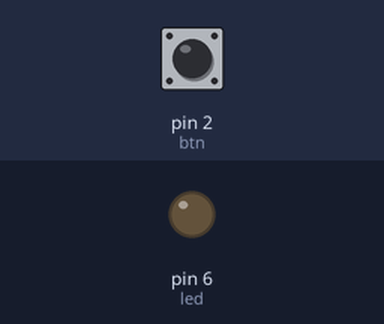
Bench run of a sketch on a simulated Arduino Uno, built with avr-gcc and run on an emulated ATmega328P. Shown: output pins drawn as LEDs (lit = HIGH). The inputs (shaded band) are chosen by the test bench; at power-on: pin 2 (btn) LOW.

Above: at 1.2 s.
1.3 s: pin 2 (btn) pulled HIGH for 0.15 s
At 2.4 s:
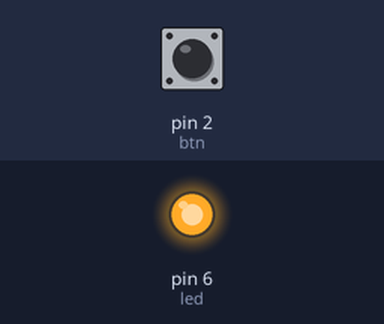
2.9 s: pin 2 (btn) pulled HIGH for 1 s
At 3.6 s:
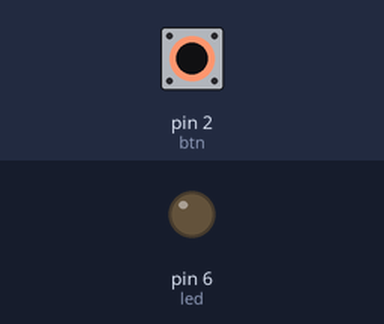
5.4 s: pin 2 (btn) pulled HIGH for 3.2 s
At 6.7 s:
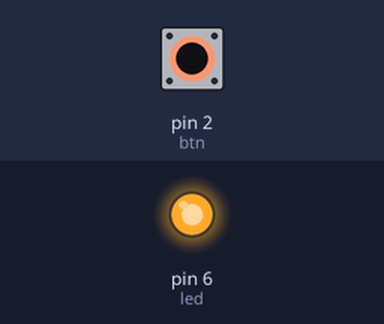
Timing chart, 0 to 8.4 s (numbered marks = the images above; inputs shaded):
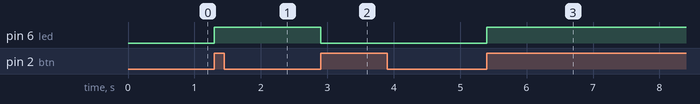

The sketch:

Led_interrupt.ino
```cpp
const int led = 6;
const int btn=2;
int ledstate=LOW;
bool statechange=false;
void btnpressed(){
  ledstate=(ledstate==LOW)?HIGH:LOW;
  statechange=true;
}
void setup() {
pinMode(led,OUTPUT);
pinMode(btn,INPUT);
attachInterrupt(digitalPinToInterrupt(btn),btnpressed,RISING);
}

void loop() {
if(statechange){
  statechange=false;
  digitalWrite(led,ledstate);
}
}
```

Measured:
- after the input at 1.3 s, pin 6 (led): LOW → HIGH at once
- after the input at 2.9 s, pin 6 (led): HIGH → LOW at once
- after the input at 5.4 s, pin 6 (led): LOW → HIGH at once
